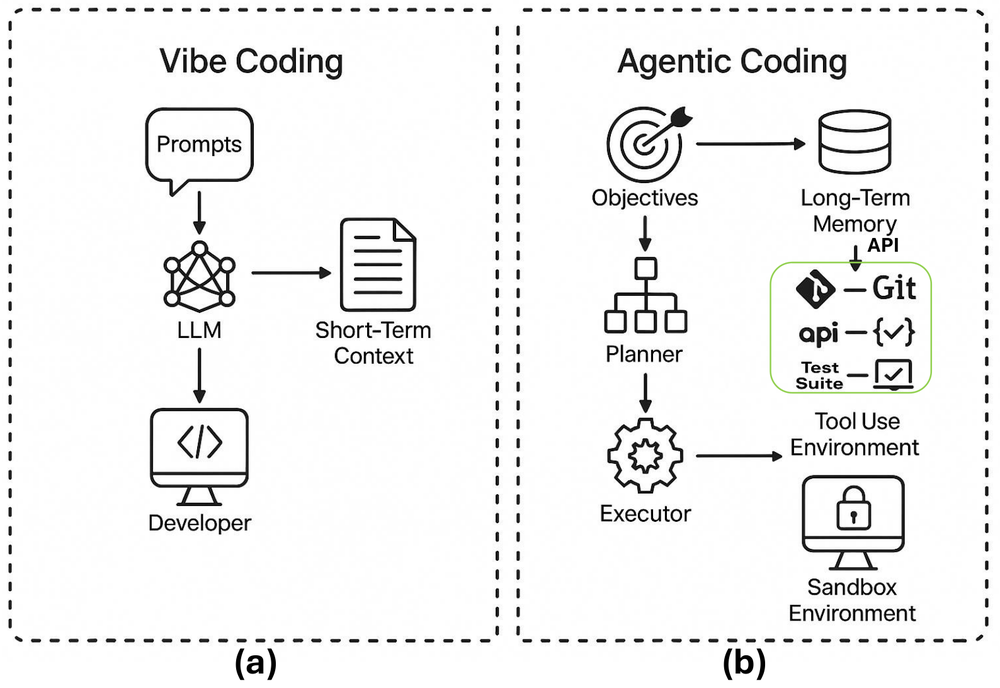
#> input picture docs/발표_추계2026/sapkota_fig5.png, 1000 x 688 px, shrunk from 1588 x 1093 before the run
$ python fig_agent_vs.py
#> lines starting #> are read from the running program, lines starting #| are printed output that depends on the picture
# -*- coding: utf-8 -*-
"""바이브 코딩과 AI 에이전트 — 원문 그림 + 우리말 곁들이 표 (2026-09-11).

사장님 지시 — *「글보다 도식이나 사진이 좋은데 논문에 있을듯한데」*.
있었다. 그래서 **표를 주인공에서 내리고 원문 그림을 세웠다.**

  Sapkota, R., Roumeliotis, K. I., and Karkee, M. (2025)
  *Vibe Coding vs. Agentic Coding: Fundamentals and Practical Implications of Agentic AI*
  arXiv:2505.19443 · 2025-05-26 · **CC BY 4.0**

**라이선스를 먼저 확인했다.** arXiv 기본 라이선스였다면 그림을 옮길 수 없었다.
CC BY 4.0 이므로 저작자·제목·출처·라이선스를 밝히면 그대로 쓸 수 있다. 그림 안과
슬라이드 아래 두 곳에 적는다.

  왼쪽   원문 Fig. 5 — 프롬프트→LLM→개발자 / 목표→계획자→실행자 + 기억·도구·격리 환경
  오른쪽 원문 표 1 의 세 항목을 우리말로 간추린 것

네 번째 항목이던 「계획·작업 분해」는 뺐다. 자율성과 겹치고, 그림의 Planner 칸이
이미 그 말을 한다.

원문 그림은 `sapkota_fig5.png` 다. 다시 받으려면 —
    curl -sL https://arxiv.org/html/2505.19443v1/Architecturaldiff.png -o deck/sapkota_fig5.png

    python deck/fig_agent_vs.py   →  deck/fig_agent_vs.png
"""
import os

import matplotlib
matplotlib.use("Agg")
import matplotlib.pyplot as plt
import matplotlib.image as mpimg
from matplotlib import rcParams
from matplotlib.patches import FancyBboxPatch

rcParams["font.family"] = "Malgun Gothic"
rcParams["axes.unicode_minus"] = False

HERE = os.path.dirname(os.path.abspath(__file__))
SRC = os.path.join(HERE, "sapkota_fig5.png")

NAVY, BLUE, GREY = "#1F4E79", "#2E75B6", "#8A8A8A"
LIGHT, SOFT = "#EAF1F8", "#F7F9FC"
PAD = 0.004
_drawn = []

ROWS = [
    ("사람의 역할",
     "감독·부조종사.\n작은 작업을 정하고\n나온 코드를 매번 본다",
     "설계자·관리자·감독.\n목표·구조·제약을 정하고\n진행을 지켜본다"),
    ("자율성",
     "낮음~중간.\n사람이 계속 시켜야 한다",
     "중간~높음.\n계획·분해·실행을\n스스로 이어 간다"),
    ("상호작용",
     "짧은 대화를 자주 주고받는다",
     "목표를 맡기고 보고를 받는다"),
]

COLS = [(0.004, 0.150), (0.160, 0.575), (0.585, 0.996)]


def box(ax, x, y, w, h, text, fc="white", ec="#D3DDE8", tc="#1A1A1A", fs=13,
        bold=False, lw=1.2, ha="center"):
    x0, x1, y0, y1 = x - PAD, x + w + PAD, y - PAD, y + h + PAD
    assert -1e-9 <= x0 and x1 <= 1 + 1e-9, "축 밖: x %.3f~%.3f" % (x0, x1)
    assert -1e-9 <= y0 and y1 <= 1 + 1e-9, "축 밖: y %.3f~%.3f" % (y0, y1)
    for (a0, a1, b0, b1, t) in _drawn:
        if x0 < a1 - 1e-9 and a0 < x1 - 1e-9 and y0 < b1 - 1e-9 and b0 < y1 - 1e-9:
            raise AssertionError("칸이 겹친다: %r 와 %r"
                                 % (" ".join(text.split()), " ".join(t.split())))
    _drawn.append((x0, x1, y0, y1, text))
    ax.add_patch(FancyBboxPatch((x, y), w, h,
                                boxstyle="round,pad=%g,rounding_size=0.010" % PAD,
                                fc=fc, ec=ec, lw=lw, zorder=2))
    tx = x + w / 2 if ha == "center" else x + 0.016
    ax.text(tx, y + h / 2, text, ha=ha, va="center", fontsize=fs, color=tc,
            zorder=3, fontweight="bold" if bold else "normal", linespacing=1.35)


fig = plt.figure(figsize=(13.6, 4.50), dpi=200)
fig.patch.set_facecolor("white")

# ── 왼쪽: 원문 Fig. 5 ─────────────────────────────────────────────────
axi = fig.add_axes([0.004, 0.100, 0.400, 0.860])
axi.imshow(mpimg.imread(SRC))
axi.axis("off")
fig.text(0.204, 0.028, "Sapkota, Roumeliotis and Karkee (2025) arXiv:2505.19443 Fig. 5 · "
         "CC BY 4.0", ha="center", fontsize=9.5, color=GREY)

# ── 오른쪽: 표 1 을 우리말로 ──────────────────────────────────────────
ax = fig.add_axes([0.425, 0.100, 0.571, 0.860])
ax.set_xlim(0, 1); ax.set_ylim(0, 1); ax.axis("off")

HH, HY = 0.125, 0.868
box(ax, COLS[1][0], HY, COLS[1][1] - COLS[1][0], HH, "바이브 코딩",
    fc=SOFT, ec=BLUE, tc=BLUE, fs=15, bold=True, lw=1.6)
box(ax, COLS[2][0], HY, COLS[2][1] - COLS[2][0], HH, "AI 에이전트",
    fc=NAVY, ec=NAVY, tc="white", fs=15, bold=True, lw=1.6)

RH, GAP = 0.245, 0.025
top = HY - 0.032
for i, (lab, left, right) in enumerate(ROWS):
    y = top - (i + 1) * RH - i * GAP
    box(ax, COLS[0][0], y, COLS[0][1] - COLS[0][0], RH, lab,
        fc="white", ec="white", tc=NAVY, fs=12.5, bold=True, lw=0.1)
    box(ax, COLS[1][0], y, COLS[1][1] - COLS[1][0], RH, left,
        fc="white", ec="#D3DDE8", tc="#333333", ha="left")
    box(ax, COLS[2][0], y, COLS[2][1] - COLS[2][0], RH, right,
        fc=LIGHT, ec="#BBCDE0", tc=NAVY, ha="left")

fig.text(0.710, 0.028, "같은 논문 표 1의 세 항목을 우리말로 간추렸음. 2026-09-11 원문 확인.",
         ha="center", fontsize=9.5, color=GREY)

fig.savefig("deck/fig_agent_vs.png", facecolor="white")
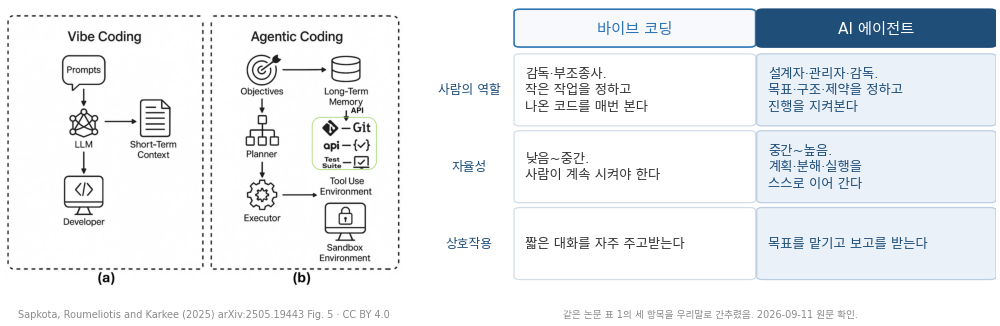
#> figure drawn by matplotlib, 2 panels
plt.close(fig)
from PIL import Image
print("fig_agent_vs.png", Image.open("deck/fig_agent_vs.png").size)
